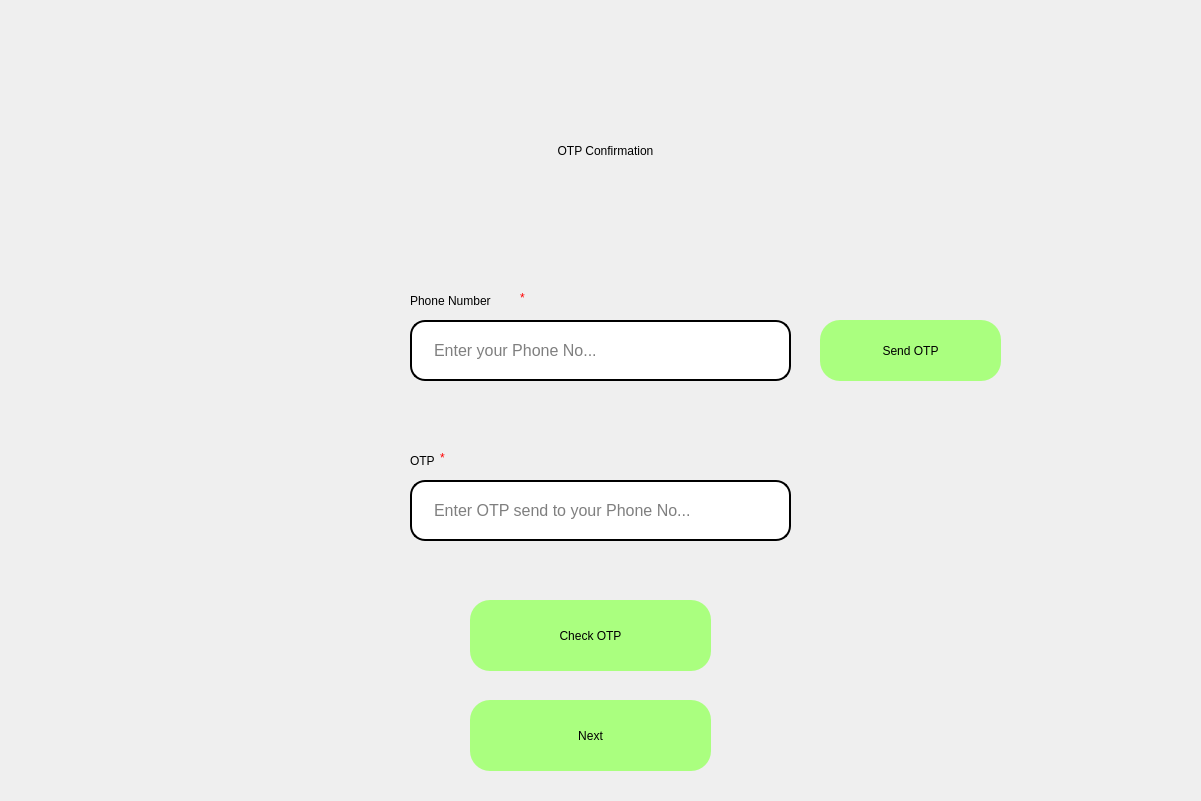
<?xml version="1.0" encoding="UTF-8"?>
<ui version="4.0">
 <class>bgWidget</class>
 <widget class="QDialog" name="bgWidget">
  <property name="geometry">
   <rect>
    <x>0</x>
    <y>0</y>
    <width>1201</width>
    <height>801</height>
   </rect>
  </property>
  <property name="windowTitle">
   <string>Dialog</string>
  </property>
  <widget class="QLabel" name="HeaderLabel">
   <property name="geometry">
    <rect>
     <x>360</x>
     <y>120</y>
     <width>491</width>
     <height>61</height>
    </rect>
   </property>
   <property name="styleSheet">
    <string notr="true">
font: 36pt &quot;MS Shell Dlg 2&quot;;</string>
   </property>
   <property name="text">
    <string>OTP Confirmation</string>
   </property>
   <property name="alignment">
    <set>Qt::AlignCenter</set>
   </property>
  </widget>
  <widget class="QLabel" name="Asterisk_14">
   <property name="geometry">
    <rect>
     <x>520</x>
     <y>290</y>
     <width>16</width>
     <height>16</height>
    </rect>
   </property>
   <property name="styleSheet">
    <string notr="true">color: rgb(255, 0, 0);</string>
   </property>
   <property name="text">
    <string>*</string>
   </property>
  </widget>
  <widget class="QLineEdit" name="Customer_Phone_Number">
   <property name="geometry">
    <rect>
     <x>410</x>
     <y>320</y>
     <width>381</width>
     <height>61</height>
    </rect>
   </property>
   <property name="font">
    <font>
     <family>MS Shell Dlg 2</family>
     <pointsize>12</pointsize>
     <weight>50</weight>
     <italic>false</italic>
     <bold>false</bold>
    </font>
   </property>
   <property name="styleSheet">
    <string notr="true">border: 12px  solid rgb(0, 0, 0);
border-width: 2px;
font: 12pt &quot;MS Shell Dlg 2&quot;;
border-radius: 15px;
padding-left:20px;
padding-right:20px;</string>
   </property>
   <property name="placeholderText">
    <string>Enter your Phone No...</string>
   </property>
  </widget>
  <widget class="QLabel" name="label_14">
   <property name="geometry">
    <rect>
     <x>410</x>
     <y>290</y>
     <width>171</width>
     <height>21</height>
    </rect>
   </property>
   <property name="styleSheet">
    <string notr="true">font: 12pt &quot;MS Shell Dlg 2&quot;;
font: 10pt &quot;MS Shell Dlg 2&quot;;</string>
   </property>
   <property name="text">
    <string>Phone Number</string>
   </property>
  </widget>
  <widget class="QPushButton" name="Send_OTP_Button">
   <property name="geometry">
    <rect>
     <x>820</x>
     <y>320</y>
     <width>181</width>
     <height>61</height>
    </rect>
   </property>
   <property name="styleSheet">
    <string notr="true">border-radius: 20px;
font: 12pt &quot;MS Shell Dlg 2&quot;;
background-color: rgb(170, 255, 127);
</string>
   </property>
   <property name="text">
    <string>Send OTP</string>
   </property>
  </widget>
  <widget class="QLabel" name="Error_Popup_Message_1">
   <property name="geometry">
    <rect>
     <x>410</x>
     <y>550</y>
     <width>401</width>
     <height>31</height>
    </rect>
   </property>
   <property name="styleSheet">
    <string notr="true">font: 10pt &quot;MS Shell Dlg 2&quot;;
color: rgb(255, 0, 0);</string>
   </property>
   <property name="text">
    <string/>
   </property>
   <property name="alignment">
    <set>Qt::AlignCenter</set>
   </property>
  </widget>
  <widget class="QLabel" name="Error_Popup_Message_3">
   <property name="geometry">
    <rect>
     <x>410</x>
     <y>400</y>
     <width>391</width>
     <height>21</height>
    </rect>
   </property>
   <property name="styleSheet">
    <string notr="true">font: 10pt &quot;MS Shell Dlg 2&quot;;
color: rgb(0, 255, 0);</string>
   </property>
   <property name="text">
    <string/>
   </property>
   <property name="alignment">
    <set>Qt::AlignCenter</set>
   </property>
  </widget>
  <widget class="QPushButton" name="Check_OTP_Button">
   <property name="geometry">
    <rect>
     <x>470</x>
     <y>600</y>
     <width>241</width>
     <height>71</height>
    </rect>
   </property>
   <property name="styleSheet">
    <string notr="true">border-radius: 20px;
font: 12pt &quot;MS Shell Dlg 2&quot;;
background-color: rgb(170, 255, 127);
</string>
   </property>
   <property name="text">
    <string>Check OTP</string>
   </property>
  </widget>
  <widget class="QLabel" name="label_13">
   <property name="geometry">
    <rect>
     <x>410</x>
     <y>450</y>
     <width>31</width>
     <height>21</height>
    </rect>
   </property>
   <property name="styleSheet">
    <string notr="true">font: 12pt &quot;MS Shell Dlg 2&quot;;
font: 10pt &quot;MS Shell Dlg 2&quot;;</string>
   </property>
   <property name="text">
    <string>OTP</string>
   </property>
  </widget>
  <widget class="QLineEdit" name="OTP_Text_Box">
   <property name="geometry">
    <rect>
     <x>410</x>
     <y>480</y>
     <width>381</width>
     <height>61</height>
    </rect>
   </property>
   <property name="font">
    <font>
     <family>MS Shell Dlg 2</family>
     <pointsize>12</pointsize>
     <weight>50</weight>
     <italic>false</italic>
     <bold>false</bold>
    </font>
   </property>
   <property name="styleSheet">
    <string notr="true">border: 12px  solid rgb(0, 0, 0);
border-width: 2px;
font: 12pt &quot;MS Shell Dlg 2&quot;;
border-radius: 15px;
padding-left:20px;
padding-right:20px;</string>
   </property>
   <property name="placeholderText">
    <string>Enter OTP send to your Phone No...</string>
   </property>
  </widget>
  <widget class="QLabel" name="Asterisk_13">
   <property name="geometry">
    <rect>
     <x>440</x>
     <y>450</y>
     <width>16</width>
     <height>16</height>
    </rect>
   </property>
   <property name="styleSheet">
    <string notr="true">color: rgb(255, 0, 0);</string>
   </property>
   <property name="text">
    <string>*</string>
   </property>
  </widget>
  <widget class="QPushButton" name="Next_Button_2">
   <property name="geometry">
    <rect>
     <x>470</x>
     <y>700</y>
     <width>241</width>
     <height>71</height>
    </rect>
   </property>
   <property name="styleSheet">
    <string notr="true">border-radius: 20px;
font: 12pt &quot;MS Shell Dlg 2&quot;;
background-color: rgb(170, 255, 127);
</string>
   </property>
   <property name="text">
    <string>Next</string>
   </property>
  </widget>
  <widget class="QLabel" name="Error_Popup_Message_2">
   <property name="geometry">
    <rect>
     <x>730</x>
     <y>620</y>
     <width>401</width>
     <height>31</height>
    </rect>
   </property>
   <property name="styleSheet">
    <string notr="true">font: 10pt &quot;MS Shell Dlg 2&quot;;
color: rgb(0, 255, 0);</string>
   </property>
   <property name="text">
    <string/>
   </property>
   <property name="alignment">
    <set>Qt::AlignCenter</set>
   </property>
  </widget>
 </widget>
 <resources/>
 <connections/>
</ui>
